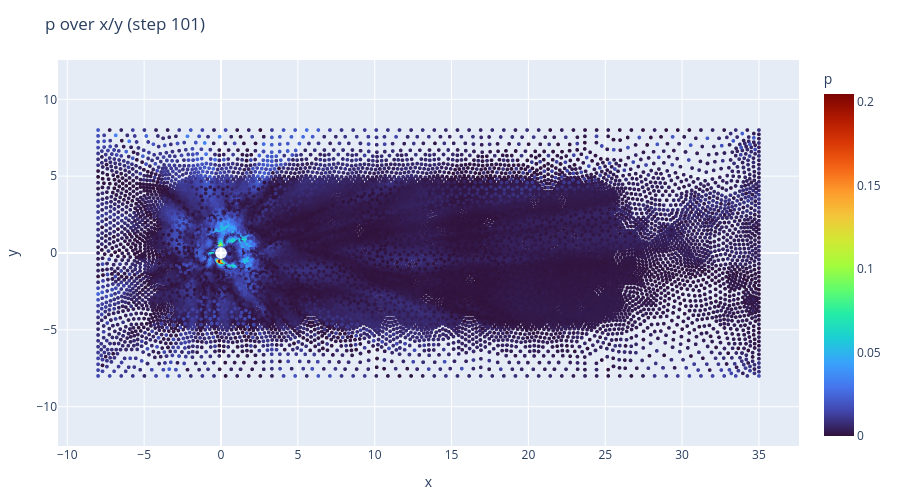

Notebook code cell kept with this figure:
### Markdown cell above
#### Nodal Residual Analysis

### Code cell
# Plot
STEP = 101

fig1 = plot_column(df_res, col="p", case_name=0, step=101)
fig1.show()

### Figure 1 — Plotly figure (JSON) as saved in the notebook; plotly's stock layout.template omitted (floating-point values rounded to 4 significant figures; data arrays with more than 128 entries replaced by an {"elided": "..."} marker saying what was removed)
{"data": [{"hovertemplate": "x=%{x}<br>y=%{y}<br>p=%{marker.color}<extra></extra>", "legendgroup": "", "marker": {"color": {"elided": "18408 float values"}, "coloraxis": "coloraxis", "size": 4, "symbol": "circle"}, "mode": "markers", "name": "", "showlegend": false, "type": "scattergl", "x": {"elided": "18408 float values"}, "xaxis": "x", "y": {"elided": "18408 float values"}, "yaxis": "y"}], "layout": {"coloraxis": {"colorbar": {"title": {"text": "p"}}, "colorscale": [[0, "#30123b"], [0.07143, "#4145ab"], [0.1429, "#4675ed"], [0.2143, "#39a2fc"], [0.2857, "#1bcfd4"], [0.3571, "#24eca6"], [0.4286, "#61fc6c"], [0.5, "#a4fc3b"], [0.5714, "#d1e834"], [0.6429, "#f3c63a"], [0.7143, "#fe9b2d"], [0.7857, "#f36315"], [0.8571, "#d93806"], [0.9286, "#b11901"], [1, "#7a0402"]]}, "height": 500, "legend": {"tracegroupgap": 0}, "margin": {"b": 40, "l": 40, "r": 40, "t": 60}, "title": {"text": "p over x/y (step 101)"}, "width": 900, "xaxis": {"anchor": "y", "domain": [0, 1], "title": {"text": "x"}}, "yaxis": {"anchor": "x", "domain": [0, 1], "scaleanchor": "x", "scaleratio": 1, "title": {"text": "y"}}}}
